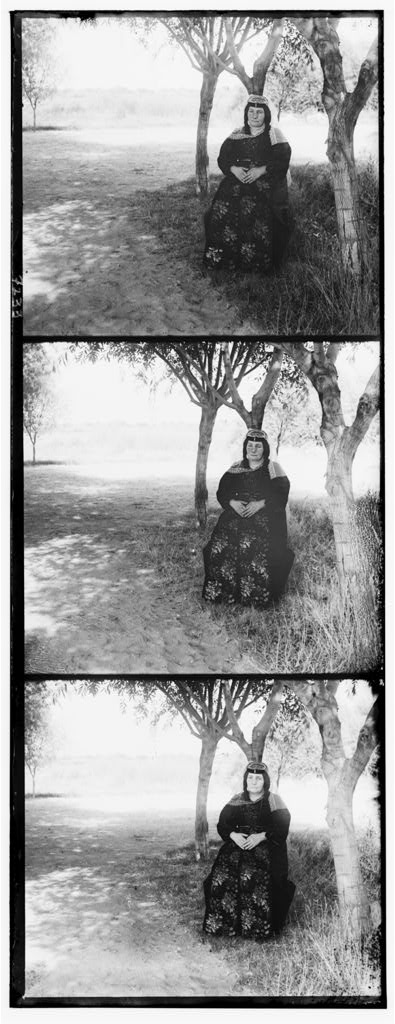
%> input picture data/01597v.jpg, 395 x 1024 px
$ octave main.m   (GNU Octave 9; MATLAB toolbox functions it lacks are replaced by stand-ins)
%> lines starting %> are read from the running program, lines starting %| are printed output that depends on the picture; in (x1, y1, x2, y2) boxes, pixels count from 0 and x2, y2 are one past the last pixel; in counts of white or black regions, pixels touching at a corner belong together; the program's own positions count from 1; long printed decimals are rounded
### align.m
function [aligned_img mov_x mov_y] = align(img, ref_img, method, pyramid)
if nargin == 2
    method = 'ssd';
    pyramid = 0;
end
if nargin == 3
    pyramid = 0;and
end
match_percent=0.95;
if pyramid ~= 0
    fprintf('Using pyramid factor: %f, method: %s\n',pyramid, method)
    hor_shift = 0;
    ver_shift = 0;
    [w, h] = size(ref_img);
    first_max_shift = 20;
    ver=0;
    hor=0;
    for pyramid_level=pyramid:-1:0
        % Global shift
        resize_factor = (1/2)^pyramid_level;
        [py_w, py_h] = size(imresize(ref_img, resize_factor));
        match_r = int32(py_w * match_percent);
        match_l = int32(py_w * (1 - match_percent));
        match_b = int32(py_h * match_percent);
        match_t = int32(py_h * (1 - match_percent));
        min_loss = inf;
        scl = 1;
        shifited_img = circshift(img, [hor_shift, ver_shift]);
        pyramid_img = imresize(shifited_img, resize_factor*scl);
        pyramid_img = pyramid_img(match_l:match_r, match_t:match_b);
        pyramid_img = mat2gray(histeqlzer(uint8(pyramid_img*255)));
        pyramid_img = edge(pyramid_img, 'log');
        pyramid_ref = imresize(ref_img, resize_factor);
        pyramid_ref = pyramid_ref(match_l:match_r, match_t:match_b);
        pyramid_ref = mat2gray(histeqlzer(uint8(pyramid_ref*255)));
        pyramid_ref = edge(pyramid_ref, 'log');
        [ref_w, ref_h] = size(pyramid_ref);
        if pyramid_level == pyramid
            max_shift = first_max_shift;
        else
            %if max(abs(hor_shift), abs(ver_shift)) ~= 0
            %max_shift = ceil((max([abs(hor), abs(ver), 1]) * 2));
            max_shift = 2;
        end
        for i=-max_shift:max_shift
            for j=-max_shift:max_shift
                for k = 1.000:0.0003:1.000
                    shift = circshift(pyramid_img, [i, j]);
                    scale = shift;
% [6 lines of commented-out code are left out]
                    if strcmp(method, 'ssd')
                        loss = sum(sum((scale - pyramid_ref).^2));
                    else
                        loss = dot(reshape(scale,1,[])./norm(reshape(scale,1,[])),...
                             reshape(pyramid_ref,1,[])./norm(reshape(pyramid_ref,1,[])));
                    end
                    if loss < min_loss
                        hor = i;
                        ver = j;
                        scl = scl * k;
                        min_loss = loss;
                        fprintf('Pyramid %d: \n\tShift_x: %f, shift_y: %f, scale: %f, loss: %f\n', pyramid_level, i, j, scl, loss);
                    end
                end
            end
        end

        hor_shift = hor_shift + hor * 2 ^ pyramid_level;
        ver_shift = ver_shift + ver * 2 ^ pyramid_level;
    end
    fprintf('shift: %f %f\n', hor_shift, ver_shift)
    aligned_img = circshift(img, [hor_shift, ver_shift]);
    mov_x = hor_shift;
    mov_y = ver_shift;
    return
end


if strcmp(method, 'ssd') | strcmp(method, 'ncc')
    disp(strcat('Using non-pyramid with \t',method))
    min_loss = inf;
    max_shift = 10;
    max_scale = 1.0;
    [h, w] = size(ref_img);
    for i=-max_shift:1:max_shift
        for j = -max_shift:1:max_shift
            for k = (2-max_scale):0.05:max_scale
                shift_img = circshift(img, [i j]);
                scale_img = imresize(shift_img, k, 'bilinear');
                if k >= 1
                    trans_img = scale_img(1:h, 1:w);
                else
                    trans_img = scale_img;
                    trans_img(h, w) = 0;
                end
                if strcmp(method, 'ssd')
                    loss = sum(sum((trans_img - ref_img).^2));
                else
                    loss = sum(dot(trans_img./norm(trans_img), ref_img./norm(ref_img)));
                end
                if loss < min_loss
                    min_loss = loss;
                    aligned_img = trans_img;
                end
            end
        end
    end
end
end
function loss=ssd(im1, im2)
    loss = sum(sum((im1 - im2).^2));
end

### my_hist.m
function  [ n v ] = my_hist( I )
n = 0:255;
v = zeros(1,256);
[l w] = size(I);
for i = 1:l
    for j = 1:w
        v(I(i,j)+1) = v(I(i,j)+1) + 1;
    end
end

% figure, bar(n,v,1);

end

### histeqlzer.m
function [ new_I ] = histeqlzer( I )
[ n v ] = my_hist(I);
cumu = 0;
[ l w ] = size(I);
new_I = zeros(l,w);
pdf = v ./ (l*w);
cpf = zeros(1,256);
for i = 1:256
    cumu = cumu + pdf(i);
    cpf(i) = cumu;
end

tr = round(cpf.*255);
for i = 1:l
    for j = 1:w
        new_I(i,j) = tr(I(i,j)+1);
    end
end

end

### crop.m
function new_im = crop(im)

 im_gau = imgaussfilt(im,3);
 [w h] = size(im);
 threshold = 0.2;
 col_r = sum(abs(diff(im_gau(:,:,1), 5, 1)), 1);
 col_g = sum(abs(diff(im_gau(:,:,2), 5, 1)), 1);
 col_b = sum(abs(diff(im_gau(:,:,3), 5, 1)), 1);
 col = min(cat(1, col_r, col_g, col_b));
 row_r = sum(abs(diff(im_gau(:,:,1), 5, 2)), 2)';
 row_g = sum(abs(diff(im_gau(:,:,2), 5, 2)), 2)';
 row_b = sum(abs(diff(im_gau(:,:,3), 5, 2)), 2)';
 row = min(cat(1, row_r , row_g , row_b));

  sort_row = sort(row);
 sort_col = sort(col);
 row_threshold = sort_row(round(h*threshold));
 col_threshold = sort_col(round(w*threshold));
 row_high_idx = find(row>row_threshold);
 col_high_idx = find(col>col_threshold);
 row_min = min(row_high_idx);
 row_max = max(row_high_idx);
 col_min = min(col_high_idx);
 col_max = max(col_high_idx);
 new_im = im(row_min:row_max, col_min:col_max,:);

% [23 lines of commented-out code are left out]
end

### main.m
close all
im_raw = imread('data\01597v.jpg');
%> im_raw is the input picture: size 1024x395 uint8; min 0, max 255, mean 152
im_raw = im2double(im_raw);
%> im_raw: size 1024x395 double
im_raw = imrotate(im_raw, 0.5);
%> im_raw: size 1028x404 double
%% Using Hough Transform to correct rotation
edge_raw = edge(im_raw, 'canny');
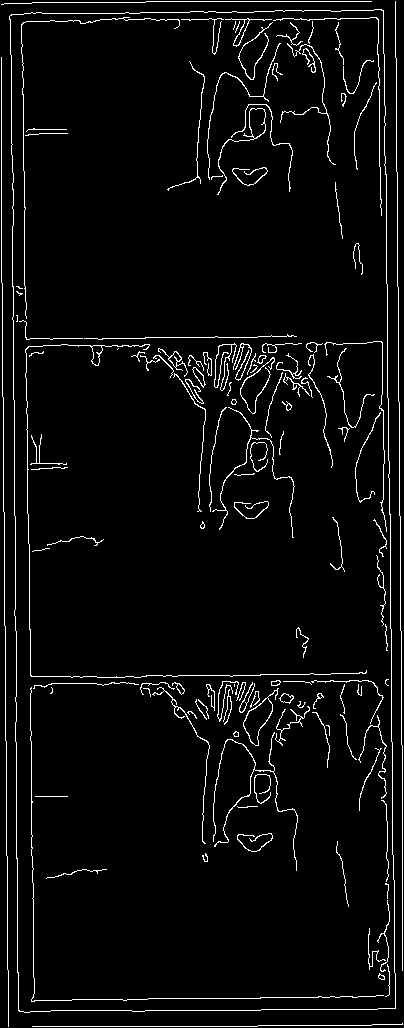
%> edge_raw: size 1028x404 logical; 4.2% white in thin lines or dots
[H theta R] = hough(edge_raw,'Theta', -1:0.001:1);
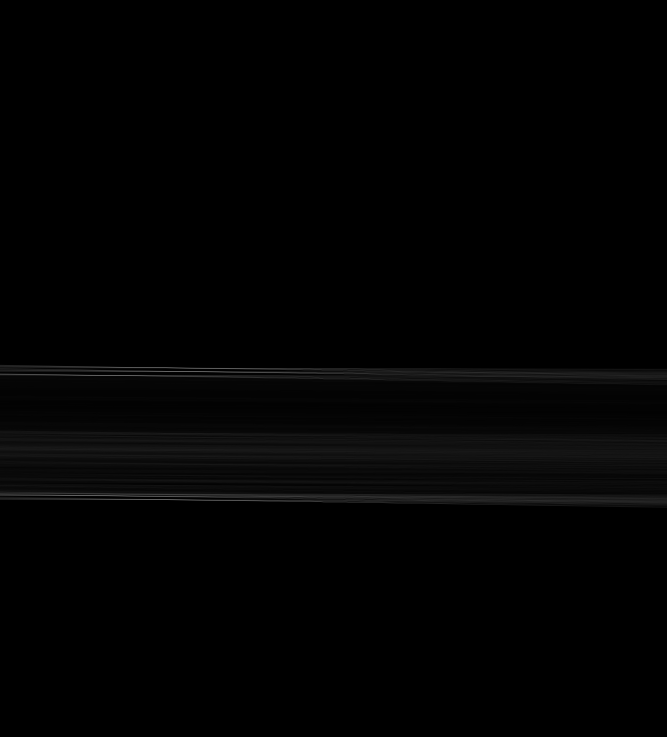
%> H: size 2209x2001 double (shown at 1/3 size); min 0, max 853, mean 8; drawn with min black and max white
%> theta = 2001 values from -1 to 1; R = 2209 values from -1104 to 1104
H_peak = houghpeaks(H);
%> H_peak = [1500 504]
figure, subplot(121), imshow(im_raw);
im_raw = imrotate(im_raw, theta(H_peak(2)));
%> im_raw: size 1032x413 double
subplot(122), imshow(im_raw);
fprintf("Raw_image rotate: %f.\n", theta(H_peak(2)));
%| Raw_image rotate: -0.497000.
%%
%imshow(im_raw);
[raw_height width] = size(im_raw);
height = floor(raw_height/3);
B = im_raw(1:height,:);
G = im_raw(height+1:height*2, :);
R = im_raw(height*2+1:height*3, :);
new_im = cat(3,R,G,B);
figure,imshow(new_im);
%> after `imshow(new_im)`:
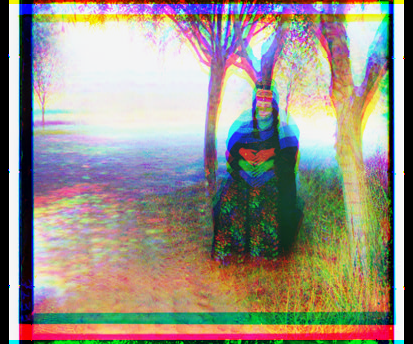
%> displayed picture: size 344x413x3, on the screen's scale of 0 to 255; mean R, G, B 152.3, 145.5, 135
ref = R;
[aG G_mov_x G_mov_y] = align(G, ref, 'ssd',3);
%> the loop in align, `for pyramid_level=pyramid:-1:0` made 4 passes
%> (py_w, py_h, match_r, match_l, match_b, match_t, hor_shift, ver_shift) on passes 1 to 4: (43, 52, 41, 2, 49, 3, -8, 0), (86, 104, 82, 4, 99, 5, -12, 0), (172, 207, 163, 9, 197, 10, -12, 0), (344, 413, 327, 17, 392, 21, -11, 1)
%> (printed output is left out)
%> after the loop in align, `for pyramid_level=pyramid:-1:0`: hor = 1; loss = 15715; max_shift = 2; ver = 1
%| shift: -11.000 1.000
%> in align, `mov_x = hor_shift;`: mov_x = -11
%> in align, `mov_y = ver_shift;`: mov_y = 1
%> G_mov_x = -11; G_mov_y = 1
[aB B_mov_x B_mov_y] = align(B, ref, 'ssd',3);
%> call 2 of align, with method = 'ssd', pyramid = 3
%> the loop in align (call 2), `for pyramid_level=pyramid:-1:0` made 4 passes
%> (py_w, py_h, match_r, match_l, match_b, match_t, hor_shift, ver_shift) on passes 1 to 4: (43, 52, 41, 2, 49, 3, -24, 0), (86, 104, 82, 4, 99, 5, -24, 0), (172, 207, 163, 9, 197, 10, -22, 0), (344, 413, 327, 17, 392, 21, -21, -1)
%> (printed output is left out)
%> pass 1, in align (call 2), `pyramid_img = edge(pyramid_img, 'log');`:
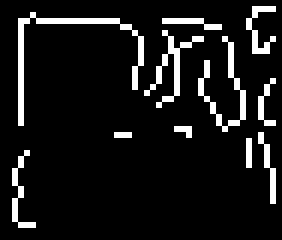
%> pyramid_img: size 40x47 logical (shown 6 times larger); 9.2% white in thin lines or dots, all inside (x1, y1, x2, y2) = (2, 1, 46, 38)
%> after the loop in align (call 2), `for pyramid_level=pyramid:-1:0`: loss = 14572; ver = -1
%| shift: -21.000 -1.000
%> in align (call 2), `aligned_img = circshift(img, [hor_shift, ver_shift]);`:
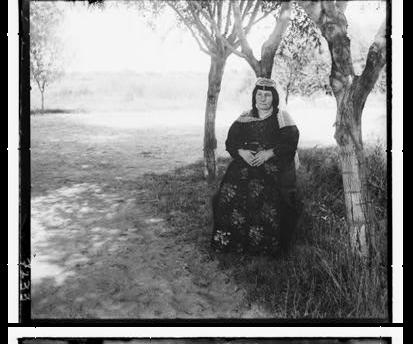
%> aligned_img: size 344x413 double; min 0, max 1, mean 0.529; mean of the top-left, top-right, bottom-left and bottom-right quarters 0.775, 0.59, 0.47, 0.283
%> in align (call 2), `mov_x = hor_shift;`: mov_x = -21
%> in align (call 2), `mov_y = ver_shift;`: mov_y = -1
%> B_mov_x = -21; B_mov_y = -1
aligned_im = cat(3,ref,aG,aB);
figure,imshow(aligned_im);
%> after `imshow(aligned_im)`:
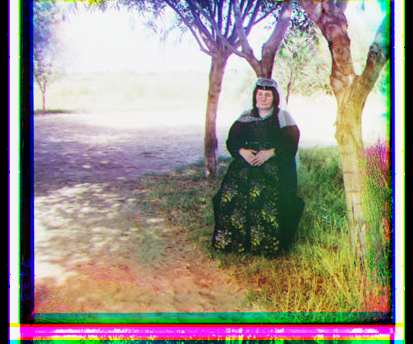
%> displayed picture: size 344x413x3, on the screen's scale of 0 to 255; mean R, G, B 152.3, 145.5, 135; mean of the top-left, top-right, bottom-left and bottom-right quarters 190.1, 154.6, 133.8, 98.6
%%
% [8 lines of commented-out code are left out]
final = crop(aligned_im);
%> in crop, `col_r = sum(abs(diff(im_gau(:,:,1), 5, 1)), 1);`: col_r = 413 values, max 0.932 at index 263, min 0 at index 1, mean 0.563
%> in crop, `col_g = sum(abs(diff(im_gau(:,:,2), 5, 1)), 1);`: col_g = 413 values, max 0.83 at index 264, min 0 at index 1, mean 0.466
%> in crop, `col_b = sum(abs(diff(im_gau(:,:,3), 5, 1)), 1);`: col_b = 413 values, max 0.733 at index 263, min 0 at index 1, mean 0.563
%> in crop, `col = min(cat(1, col_r, col_g, col_b));`: col = 413 values, max 0.733 at index 263, min 0 at index 1, mean 0.456
%> in crop, `row_r = sum(abs(diff(im_gau(:,:,1), 5, 2)), 2)';`: row_r = 344 values, max 2.31 at index 1, min 0.0929 at index 344, mean 0.998
%> in crop, `row_g = sum(abs(diff(im_gau(:,:,2), 5, 2)), 2)';`: row_g = 344 values, max 2.41 at index 344, min 0.835 at index 324, mean 1.19
%> in crop, `row_b = sum(abs(diff(im_gau(:,:,3), 5, 2)), 2)';`: row_b = 344 values, max 1.64 at index 1, min 0.353 at index 327, mean 1.03
%> in crop, `row = min(cat(1, row_r , row_g , row_b));`: row = 344 values, max 1.64 at index 1, min 0.0929 at index 344, mean 0.925
%> in crop, `sort_row = sort(row);`: sort_row = 344 values from 0.0929 to 1.64
%> in crop, `sort_col = sort(col);`: sort_col = 413 values from 0 to 0.733
%> in crop, `row_threshold = sort_row(round(h*threshold));`: row_threshold = 1.04
%> in crop, `col_threshold = sort_col(round(w*threshold));`: col_threshold = 0.403
%> in crop, `row_high_idx = find(row>row_threshold);`: row_high_idx = 96 values from 1 to 300
%> in crop, `col_high_idx = find(col>col_threshold);`: col_high_idx = 344 values from 36 to 393
%> in crop, `row_min = min(row_high_idx);`: row_min = 1
%> in crop, `row_max = max(row_high_idx);`: row_max = 300
%> in crop, `col_min = min(col_high_idx);`: col_min = 36
%> in crop, `col_max = max(col_high_idx);`: col_max = 393
figure, imshow(final);
%> after `imshow(final)`:
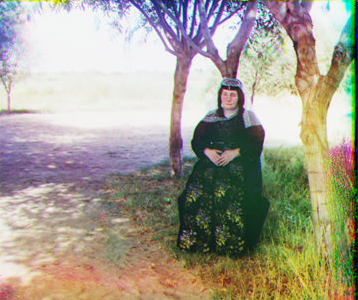
%> displayed picture: size 300x358x3, on the screen's scale of 0 to 255; mean R, G, B 163.9, 158.5, 143.6

$ run again, with data/00056v.jpg copied over data/01597v.jpg
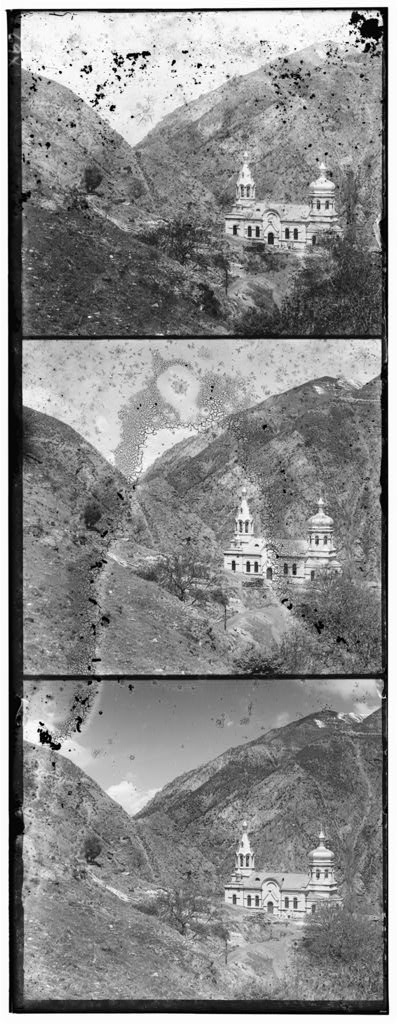
%> input picture data/00056v.jpg, 398 x 1024 px
%> im_raw is the input picture: size 1024x398 uint8; min 0, max 255, mean 138.2
%> `edge_raw = edge(im_raw, 'canny');`:
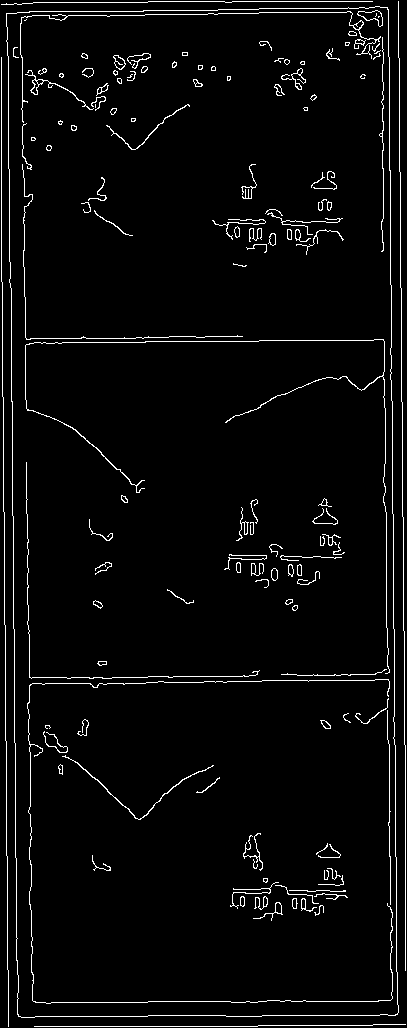
%> edge_raw: size 1028x407 logical; 3.6% white in thin lines or dots
%> theta = 2001 values from -1 to 1; R = 2211 values from -1105 to 1105
%> H_peak = [1494 501]
%| Raw_image rotate: -0.500000.
%> the loop in align, `for pyramid_level=pyramid:-1:0` made 4 passes
%> (py_w, py_h, match_r, match_l, match_b, match_t, hor_shift, ver_shift) on passes 1 to 4: (43, 52, 41, 2, 49, 3, -8, 0), (86, 104, 82, 4, 99, 5, -12, 0), (172, 208, 163, 9, 198, 10, -10, 0), (344, 416, 327, 17, 395, 21, -10, 1)
%> (printed output is left out)
%> after the loop in align, `for pyramid_level=pyramid:-1:0`: hor = 0; loss = 22900; max_shift = 2; ver = 1
%| shift: -10.000 1.000
%> mov_x = -10
%> mov_y = 1
%> G_mov_x = -10; G_mov_y = 1
%> the loop in align (call 2), `for pyramid_level=pyramid:-1:0` made 4 passes
%> (py_w, py_h, match_r, match_l, match_b, match_t, hor_shift, ver_shift) on passes 1 to 4: (43, 52, 41, 2, 49, 3, -32, 0), (86, 104, 82, 4, 99, 5, -32, 0), (172, 208, 163, 9, 198, 10, -34, 2), (344, 416, 327, 17, 395, 21, -33, 1)
%> (printed output is left out)
%| shift: -33.000 1.000
%> B_mov_x = -33; B_mov_y = 1
%> col_r = 416 values, max 1.11 at index 327, min 0 at index 1, mean 0.67
%> col_g = 416 values, max 1.05 at index 328, min 0 at index 1, mean 0.628
%> col_b = 416 values, max 1.31 at index 308, min 0 at index 1, mean 0.958
%> col = 416 values, max 1.05 at index 328, min 0 at index 1, mean 0.601
%> row_r = 344 values, max 1.49 at index 219, min 0.0362 at index 344, mean 1.02
%> row_g = 344 values, max 1.59 at index 219, min 0.766 at index 328, mean 1.16
%> row_b = 344 values, max 1.59 at index 203, min 0.238 at index 315, mean 1.15
%> row = 344 values, max 1.3 at index 177, min 0.0362 at index 344, mean 0.984
%> sort_row = 344 values from 0.0362 to 1.3
%> sort_col = 416 values from 0 to 1.05
%> row_threshold = 1.12
%> col_threshold = 0.499
%> row_high_idx = 94 values from 117 to 262
%> col_high_idx = 347 values from 36 to 391
%> row_min = 117
%> row_max = 262
%> col_min = 36
%> col_max = 391
%> `imshow(final)`:
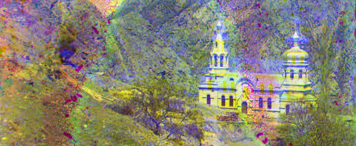
%> displayed picture: size 146x356x3, on the screen's scale of 0 to 255; mean R, G, B 135.4, 131.2, 114.4

$ run again, with data/00125v.jpg copied over data/01597v.jpg
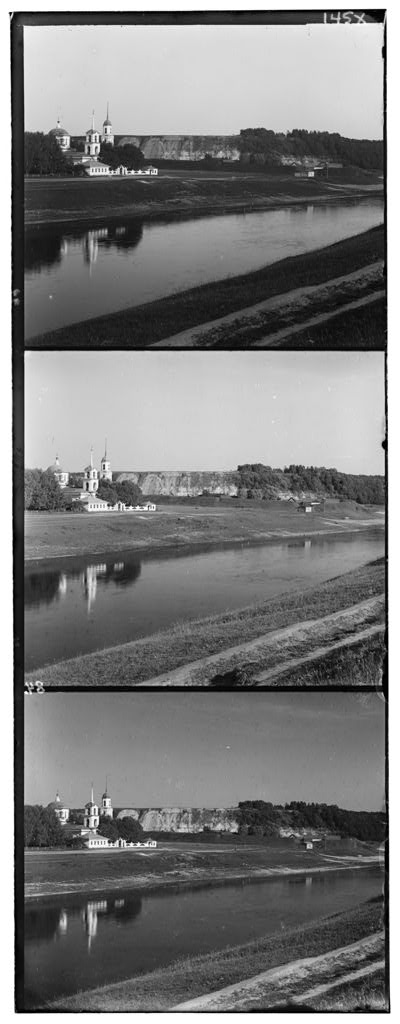
%> input picture data/00125v.jpg, 400 x 1024 px
%> im_raw is the input picture: size 1024x400 uint8; min 0, max 255, mean 124.2
%> `edge_raw = edge(im_raw, 'canny');`:
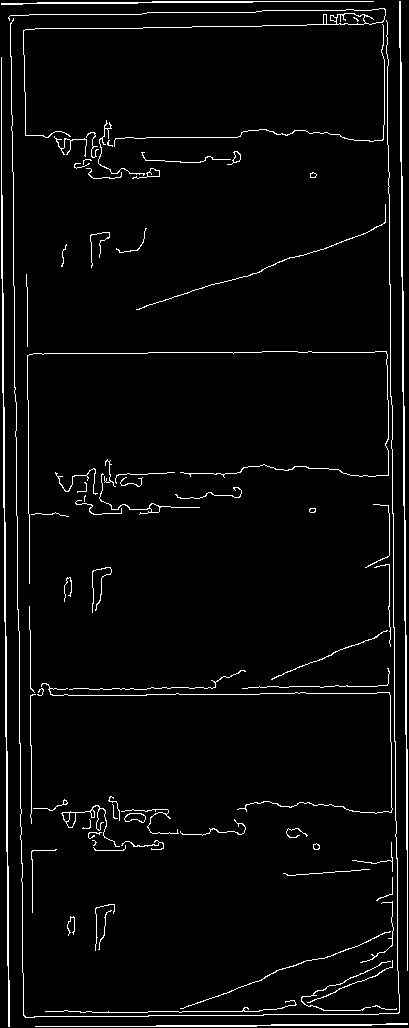
%> edge_raw: size 1028x409 logical; 3.7% white in thin lines or dots
%> theta = 2001 values from -1 to 1; R = 2213 values from -1106 to 1106
%> H_peak = [1507 561]
%| Raw_image rotate: -0.440000.
%> the loop in align, `for pyramid_level=pyramid:-1:0` made 4 passes
%> (py_w, py_h, match_r, match_l, match_b, match_t, hor_shift, ver_shift) on passes 1 to 4: (43, 53, 41, 2, 50, 3, -8, 0), (86, 105, 82, 4, 100, 5, -8, 0), (172, 209, 163, 9, 199, 10, -8, 2), (344, 417, 327, 17, 396, 21, -7, 1)
%> (printed output is left out)
%> after the loop in align, `for pyramid_level=pyramid:-1:0`: hor = 1; loss = 14791; max_shift = 2; ver = -1
%| shift: -7.000 1.000
%> mov_x = -7
%> mov_y = 1
%> G_mov_x = -7; G_mov_y = 1
%> the loop in align (call 2), `for pyramid_level=pyramid:-1:0` made 4 passes
%> (py_w, py_h, match_r, match_l, match_b, match_t) on passes 1 to 4: (43, 53, 41, 2, 50, 3), (86, 105, 82, 4, 100, 5), (172, 209, 163, 9, 199, 10), (344, 417, 327, 17, 396, 21)
%> (printed output is left out)
%> B_mov_x = -16; B_mov_y = 0
%> col_r = 417 values, max 0.762 at index 74, min 0 at index 1, mean 0.548
%> col_g = 417 values, max 0.569 at index 84, min 0 at index 1, mean 0.37
%> col_b = 417 values, max 0.83 at index 196, min 0 at index 1, mean 0.605
%> col = 417 values, max 0.569 at index 84, min 0 at index 1, mean 0.369
%> row_r = 344 values, max 1.34 at index 1, min 0.148 at index 344, mean 0.702
%> row_g = 344 values, max 1.32 at index 160, min 0.387 at index 50, mean 0.75
%> row_b = 344 values, max 1.23 at index 161, min 0.347 at index 175, mean 0.69
%> row = 344 values, max 1.23 at index 161, min 0.148 at index 344, mean 0.625
%> sort_row = 344 values from 0.148 to 1.23
%> sort_col = 417 values from 0 to 0.569
%> row_threshold = 0.656
%> col_threshold = 0.298
%> row_high_idx = 94 values from 111 to 242
%> col_high_idx = 348 values from 41 to 394
%> row_min = 111
%> row_max = 242
%> col_min = 41
%> col_max = 394
%> `imshow(final)`:
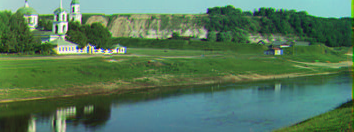
%> displayed picture: size 132x354x3, on the screen's scale of 0 to 255; mean R, G, B 83.6, 119.1, 88.5
